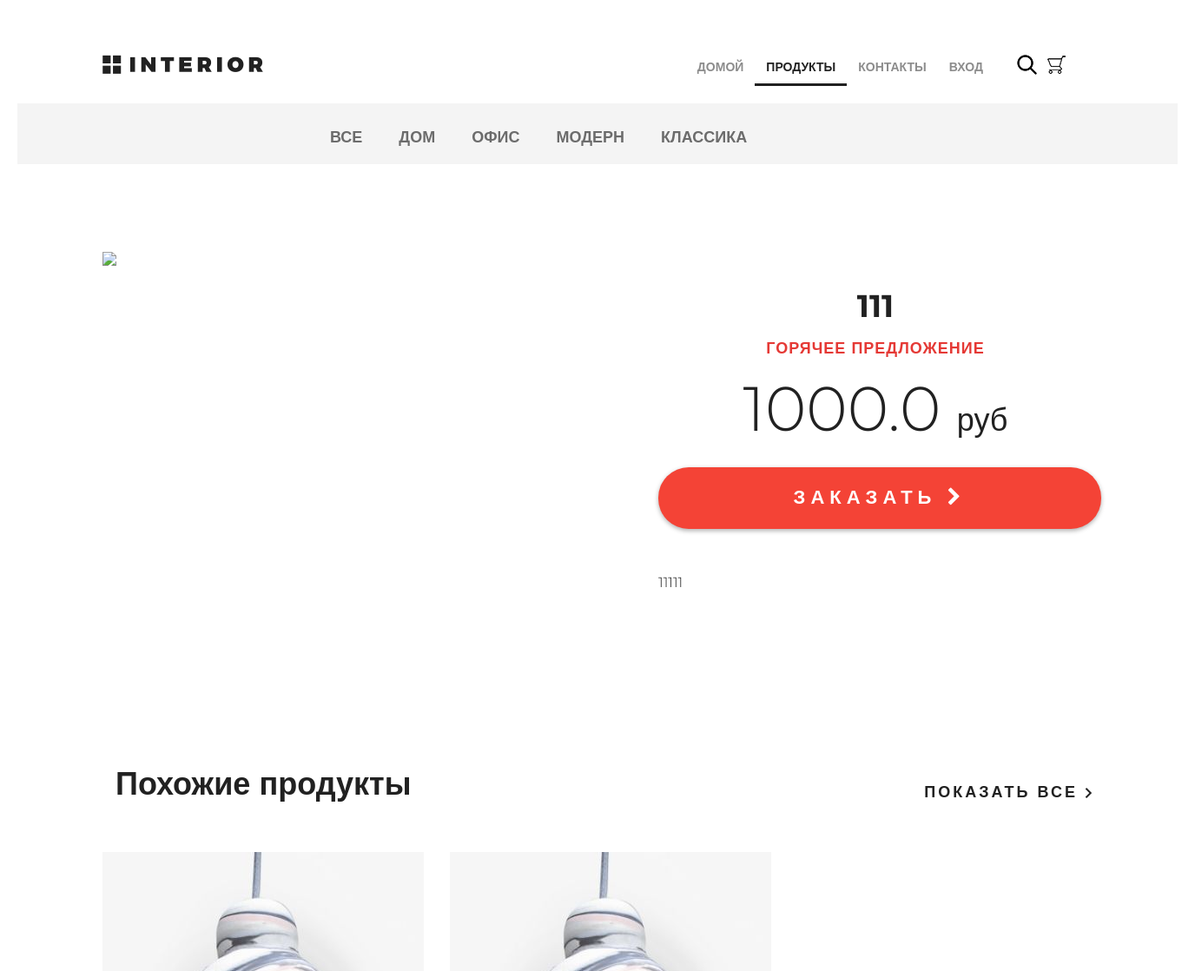
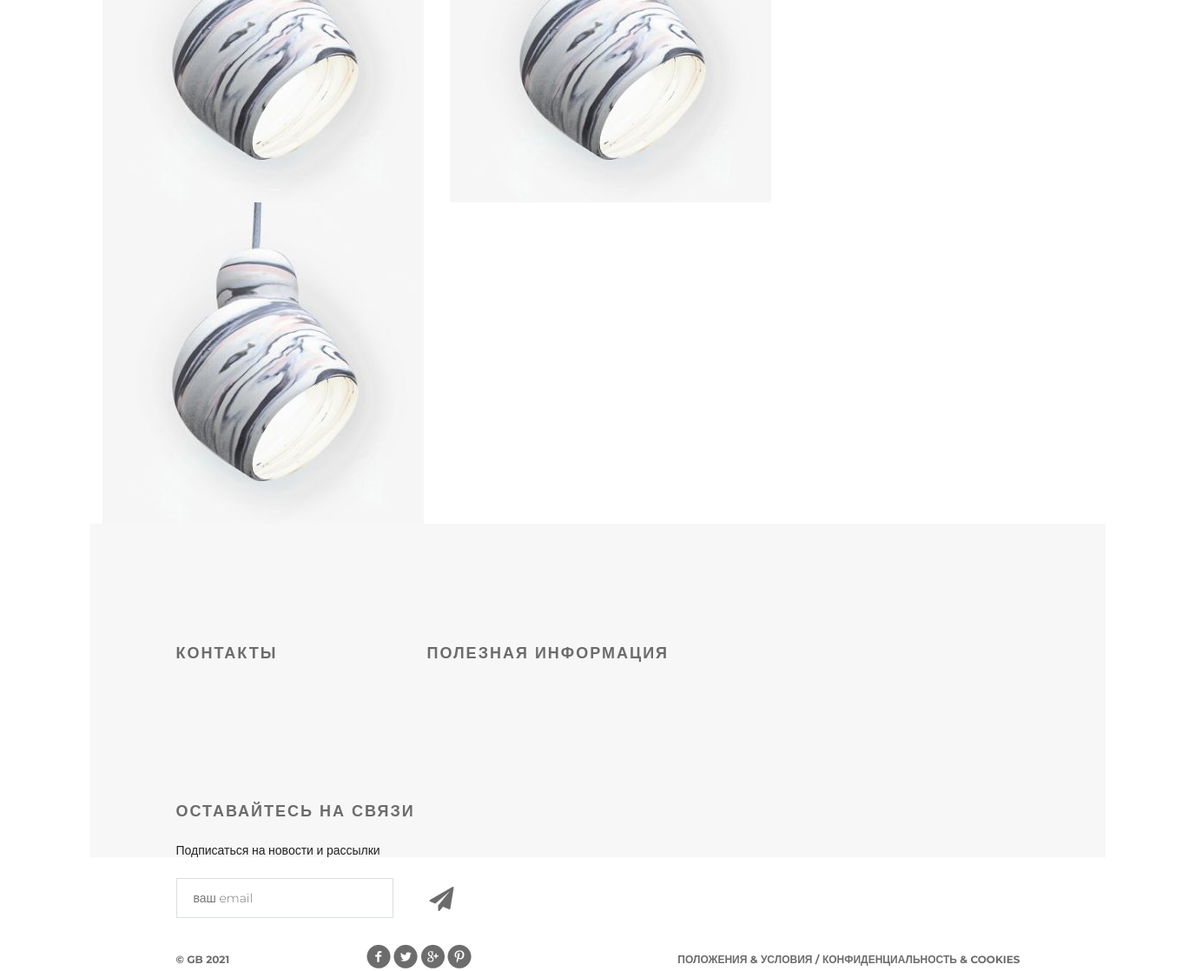
Screenshot of /products/ with the database file from the repository (2 pictures, top to bottom).
### mainapp/models.py (models this page shows, shortened)
class ProductCategory(models.Model):
    name = models.CharField(max_length=64, unique=True, verbose_name = 'имя')
    description = models.TextField(verbose_name = 'описание', blank = True)
    is_active = models.BooleanField(verbose_name = "активность", default = True)

class Product(models.Model):
    category = models.ForeignKey(ProductCategory, on_delete = models.CASCADE)
    name = models.CharField(max_length=128, verbose_name = 'имя')
    image = models.ImageField(upload_to = 'products_images', blank=True)
    short_desc = models.CharField(max_length=64, verbose_name = 'краткое описание', blank = True )
    description = models.TextField(blank = True, verbose_name = 'описание')
    price = models.DecimalField(verbose_name='цена', max_digits=8, decimal_places=2, default=0)
    quantity = models.PositiveSmallIntegerField(verbose_name = 'количество на складе', default = 0)
    is_active = models.BooleanField(verbose_name="активность", default=True)

### mainapp/views.py (the view, shortened to what this page needs)
# urls.py: path('products/', include('mainapp.urls', namespace='products')),
def products(request, pk=None, page=1):
    title = 'продукты'
    links_menu = ProductCategory.objects.all()
    hot_product = get_hot_product()
    same_products = get_same_products(hot_product)
    content = {
        'title': 'Продукты',
        'links_menu': links_menu,
        'same_products': same_products,
        'hot_product': hot_product,
    }
    return render(request, 'mainapp/products.html', content)

### mainapp/context_processors.py (called while the page is built)
def basket(request):
    basket_list = []
    if request.user.is_authenticated:
        basket_list = Basket.objects.filter(user=request.user)
    return {
        'basket': basket_list
    }

### mainapp/views.py (called while the page is built)
def get_hot_product():
    products_list = Product.objects.all()
    return random.sample(list(products_list), 1)[0]

def get_same_products(hot_product):
    same_products = Product.objects.filter(category=hot_product.category).exclude(pk=hot_product.pk)[:3]
    return  same_products

### mainapp/templates/mainapp/products.html (shortened to what this page needs)
{% extends 'mainapp/base.html' %}
{% load static %}
{% block content %}
<div class="hero-white">
    <div class="header clearfix">
        <a href="index.html" class="logo"></a>
        {% include 'mainapp/includes/inc_menu.html' %}
        <a href="#" class="search"></a>
        <a href="#" class="basket"></a>
    </div>
</div>
<div class="details">
    <div class="links clearfix">
        {% include 'mainapp/includes/inc_categories_menu.html' %}
    </div>
    <div class="details-products">
        <div class="details-slider">
            <div class="slider-product">
                <img src="/media/{{hot_product.image}}">
            </div>
            <div class="slider-control">
                <div class="block">
                </div>
                <div class="block">
                </div>
                <div class="block">
                </div>
            </div>
        </div>
        <div class="description">
            <h3 class="big-bold">{{hot_product.name}}</h3>
            <h3 class="red">горячее предложение</h3>
            <p class="price"> {{hot_product.price|floatformat:1}} <span>руб</span></p>
            <a href="{% url 'basket:add' hot_product.pk %}" class="red-button">
                заказать <i class="fa fa-chevron-right" aria-hidden="true"></i>
            </a>
            <div class="description-text">
                <p>
                    {{hot_product.description}}
                </p>
            </div>
        </div>
    </div>
    <div class="related">
        <div class="title clearfix">
            <h2>Похожие продукты</h2>
            <a class="explore" href="#">показать все <img src="{% static 'img/arrow.png' %}" alt=""></a>
        </div>
        <div class="related-products clearfix">
            {% for product in same_products %}
                <div class="block">
                    <a href="{% url 'products:product' product.pk %}"><img src="{% static 'img/product-11.jpg' %}" alt="">
                    </a>
                </div>
            {% endfor %}
        </div>
    </div>
</div>
{% endblock %}

### mainapp/templates/mainapp/includes/inc_categories_menu.html
<ul class="links-menu">
    <li>
		<a href="{% url 'mainapp:category' 0 %}" {% if request.resolver_match.kwargs.pk == 0 %}class="active" {% endif %}>
			все
		</a>
	</li>
    {% for link in links_menu %}
        <li><a href="{% url 'mainapp:category' link.pk %}" {% if request.resolver_match.kwargs.pk == link.pk %}class="active" {% endif %}>
            {{link.name}}
        </a></li>
    {% endfor %}
</ul>

### static/style.css (style rules this page uses)
* { margin: 0; padding: 0; }
body { font-family: 'Montserrat', sans-serif; }
html, body { height: 100%; }
.logo { background-image: url(/static/img/logo.png); margin-top: 63px; width: 185px; height: 22px; float: left; }
.search { display: block; width: 23px; height: 23px; background-image: url(/static/img/search.png); position: absolute; top: 63px; left: 1151px; }
.basket { display: block; width: 23px; height: 23px; background-image: url(/static/img/basket.png); position: absolute; top: 63px; left: 1185px; text-decoration: none; color: #555; }
.clearfix:after { content: ""; display: block; clear: both; }
.explore { text-transform: uppercase; color: #212121; font-size: 18px; font-weight: 700; line-height: 24px; text-align: center; float: right; margin-top: 138px; letter-spacing: 3px; text-decoration: none; }
.big-bold { color: #212121; font-size: 36px; font-weight: 700; text-align: left; margin-bottom: 24px; line-height: 36px; }
.title { height: 152px; margin-right: 15px; }
.title h2 { float: left; margin-top: 118px; color: #212121; font-size: 36px; font-weight: 700; text-align: left; margin-left: 15px; }
.red { text-transform: uppercase; color: #e53935; font-size: 18px; font-weight: 700; text-align: left; letter-spacing: 1px; line-height: 17px; margin-bottom: 22px; }
.hero-white { background-color: #fff; height: 119px; padding-left: 98px; padding-right: 211px; position: relative; }
.links { height: 70px; background-color: #f4f4f4; position: relative; padding-left: 360px; }
.links-menu { margin: 27px auto 0px; position: absolute; }
.links-menu li { float: left; list-style-type: none; padding-right: 42px; }
.links-menu li a { text-decoration: none; color: #6c6c6c; font-size: 18px; font-weight: 700; text-transform: uppercase; }
.details-products { padding-left: 98px; padding-right: 98px; margin-top: 98px; height: 551px; }
.details-slider { width: 570px; float: left; margin-right: 30px; }
.slider-product { width: 570px; height: 400px; }
.slider-control { width: 420px; height: 70px; margin: 11px auto 0px; padding-left: 150px }
.slider-control .block { height: 70px; width: 70px; position: relative; float: left; margin-right: 10px; }
.description { width: 535px; float: right; padding-left: 35px }
.description .big-bold { color: #212121; font-size: 36px; font-weight: 700; text-align: center; margin-top: 47px; margin-bottom: 0px; }
.description .red { text-transform: uppercase; color: #e53935; font-size: 18px; font-weight: 700; text-align: center; letter-spacing: 1px; line-height: 17px; margin-top: 23px; margin-bottom: 36px; }
.description .price { color: #212121; font-size: 72px; font-weight: 300; line-height: 48px; text-align: center; }
.description .price span { color: #212121; font-size: 36px; font-weight: 300; line-height: 48px; text-align: center; }
.red-button { display: block; height: 71px; width: 510px; border-radius: 35px; background-color: #f44336; text-align: center; text-transform: uppercase; text-decoration: none; color: #ffffff; font-size: 22px; font-weight: 700; line-height: 24px; box-shadow: 0px 2px 4.85px 0.15px rgba(33, 33, 33, 0.35); line-height: 70px; letter-spacing: 6px; margin-top: 31px; }
.description-text { margin-top: 50px; color: #212121; font-size: 16px; font-weight: 300; line-height: 24px; text-align: left; }
.description-text p { margin-bottom: 0.5em; }
.related { padding: 0px 98px; }
.related .title { height: 143px; margin-right: 0; }
.related .title h2 { margin-top: 45px; }
.related .title .explore { margin-top: 62px; }
.related-products { margin-bottom: 120px; }
.related-products .block a img { float: left; }
.related-products .block { float: left; margin-right: 30px; display: block; height: 370px; width: 370px; position: relative; }
.related-products .block:nth-child(3n) { margin-right: 0px; }

### rows the page displays
ProductCategory: name "ДОМ"
ProductCategory: name "ОФИС"
ProductCategory: name "МОДЕРН"
ProductCategory: name "КЛАССИКА"
Product: name "111", price "1000.0", description "11111"
